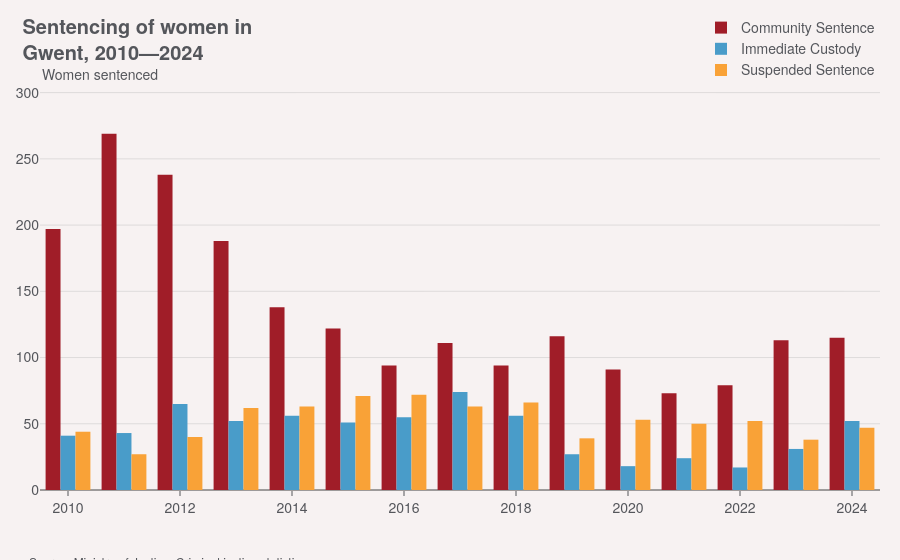

Source (notebook cell):
### Code cell
config = load_config(2025)
chart = sentence_types.test_chart(config=config)
chart

### Figure 1 — Plotly figure (JSON) as saved in the notebook; plotly's stock layout.template omitted (floating-point values rounded to 4 significant figures)
{"data": [{"customdata": ["community sentence", "community sentence", "community sentence", "community sentence", "community sentence", "community sentence", "community sentence", "community sentence", "community sentence", "community sentence", "community sentence", "community sentence", "community sentence", "community sentence", "community sentence"], "hovertemplate": "%{y} %{customdata}<extra></extra>", "name": "Community Sentence", "type": "bar", "x": [2010, 2011, 2012, 2013, 2014, 2015, 2016, 2017, 2018, 2019, 2020, 2021, 2022, 2023, 2024], "y": [197, 269, 238, 188, 138, 122, 94, 111, 94, 116, 91, 73, 79, 113, 115]}, {"customdata": ["immediate custody", "immediate custody", "immediate custody", "immediate custody", "immediate custody", "immediate custody", "immediate custody", "immediate custody", "immediate custody", "immediate custody", "immediate custody", "immediate custody", "immediate custody", "immediate custody", "immediate custody"], "hovertemplate": "%{y} %{customdata}<extra></extra>", "name": "Immediate Custody", "type": "bar", "x": [2010, 2011, 2012, 2013, 2014, 2015, 2016, 2017, 2018, 2019, 2020, 2021, 2022, 2023, 2024], "y": [41, 43, 65, 52, 56, 51, 55, 74, 56, 27, 18, 24, 17, 31, 52]}, {"customdata": ["suspended sentence", "suspended sentence", "suspended sentence", "suspended sentence", "suspended sentence", "suspended sentence", "suspended sentence", "suspended sentence", "suspended sentence", "suspended sentence", "suspended sentence", "suspended sentence", "suspended sentence", "suspended sentence", "suspended sentence"], "hovertemplate": "%{y} %{customdata}<extra></extra>", "name": "Suspended Sentence", "type": "bar", "x": [2010, 2011, 2012, 2013, 2014, 2015, 2016, 2017, 2018, 2019, 2020, 2021, 2022, 2023, 2024], "y": [44, 27, 40, 62, 63, 71, 72, 63, 66, 39, 53, 50, 52, 38, 47]}], "layout": {"annotations": [{"align": "left", "font": {"size": 12}, "showarrow": false, "text": "Source: Ministry of Justice, Criminal justice statistics", "x": -0.015, "xanchor": "left", "xref": "paper", "y": -0.15, "yanchor": "top", "yref": "paper"}, {"font": {"size": 14}, "showarrow": false, "text": "Women sentenced", "x": 0, "xanchor": "left", "xref": "paper", "y": 1, "yanchor": "bottom", "yref": "paper"}], "barmode": "group", "hovermode": "x", "legend": {"x": 1, "xanchor": "right", "y": 1, "yanchor": "bottom"}, "margin": {"r": 20}, "showlegend": true, "title": {"automargin": true, "text": "<b>Sentencing of women in<br>Gwent, 2010—2024</b>", "x": 0.025, "xanchor": "left", "yref": "container"}, "xaxis": {"dtick": 2, "range": [2010.0, 2024.0], "tick0": 2010}, "yaxis": {"range": [0, 305], "tick0": 0, "tickformat": ",.0f"}}}
